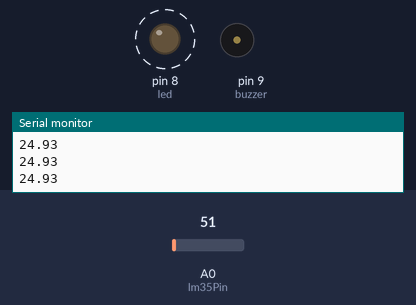
A sketch run on a simulated Arduino Uno, built with avr-gcc and run on an emulated ATmega328P. Shown: output pins drawn as LEDs (lit = HIGH), buzzer (waves = sounding, pin HIGH), the last lines printed to the serial monitor. Dashed ring = blinking. Inputs (shaded band) come from the test bench; at power-on: A0 (lm35Pin) = 51.

Above: at 1.26 s.
1.3 s: A0 (lm35Pin) set to 43
4.3 s: A0 (lm35Pin) set to 37
At 4.3 s:
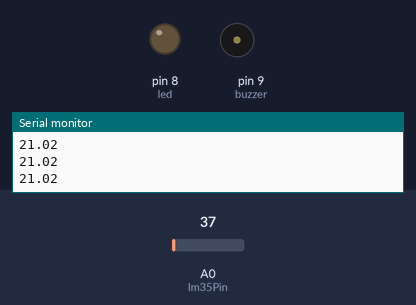
5.8 s: A0 (lm35Pin) set to 61
At 6.02 s:
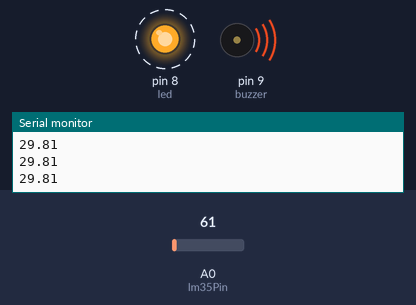
8.8 s: A0 (lm35Pin) set to 30
Timing chart, 0 to 11.3 s (numbered marks = the images above; inputs shaded):
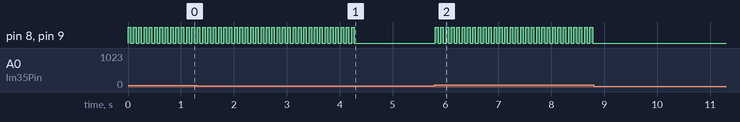

Measured:
- the behaviour switches between 41 and 40 on A0 (lm35Pin) (found by bisection; images 0 and 1)
- after the input at 4.3 s, pin 8 (led), pin 9 (buzzer): stops changing and stays LOW
- after the input at 5.8 s, pin 8 (led), pin 9 (buzzer): alternates HIGH for 0.05 s and LOW for 0.05 s, starting at once
- after the input at 8.8 s, pin 8 (led), pin 9 (buzzer): stops changing and stays LOW
- by itself, pin 8 (led), pin 9 (buzzer): alternates HIGH for 0.05 s and LOW for 0.05 s

The sketch:

TemperatureWarningSystem-withLM35.ino
```cpp
int lm35Pin = A0;
int led = 8;
#define buzzer 9
int time = 50;
int value = 0;
float voltage = 0;
float heat = 0;

void setup() {

  pinMode(led,OUTPUT);
  pinMode(buzzer,OUTPUT);
  Serial.begin(9600);
}

void loop() {

  value = analogRead(lm35Pin);
  voltage = (value / 1023.0)*5000;
  heat = voltage /10.0;
  Serial.println(heat);


  if(heat >= 20){
    digitalWrite(led,HIGH);
    digitalWrite(buzzer,HIGH);
    delay(50);
    digitalWrite(led,LOW);
    digitalWrite(buzzer,LOW);
    delay(50);
  }
  else{

    digitalWrite(led,LOW);
    digitalWrite(buzzer,LOW);


  }
}
```
